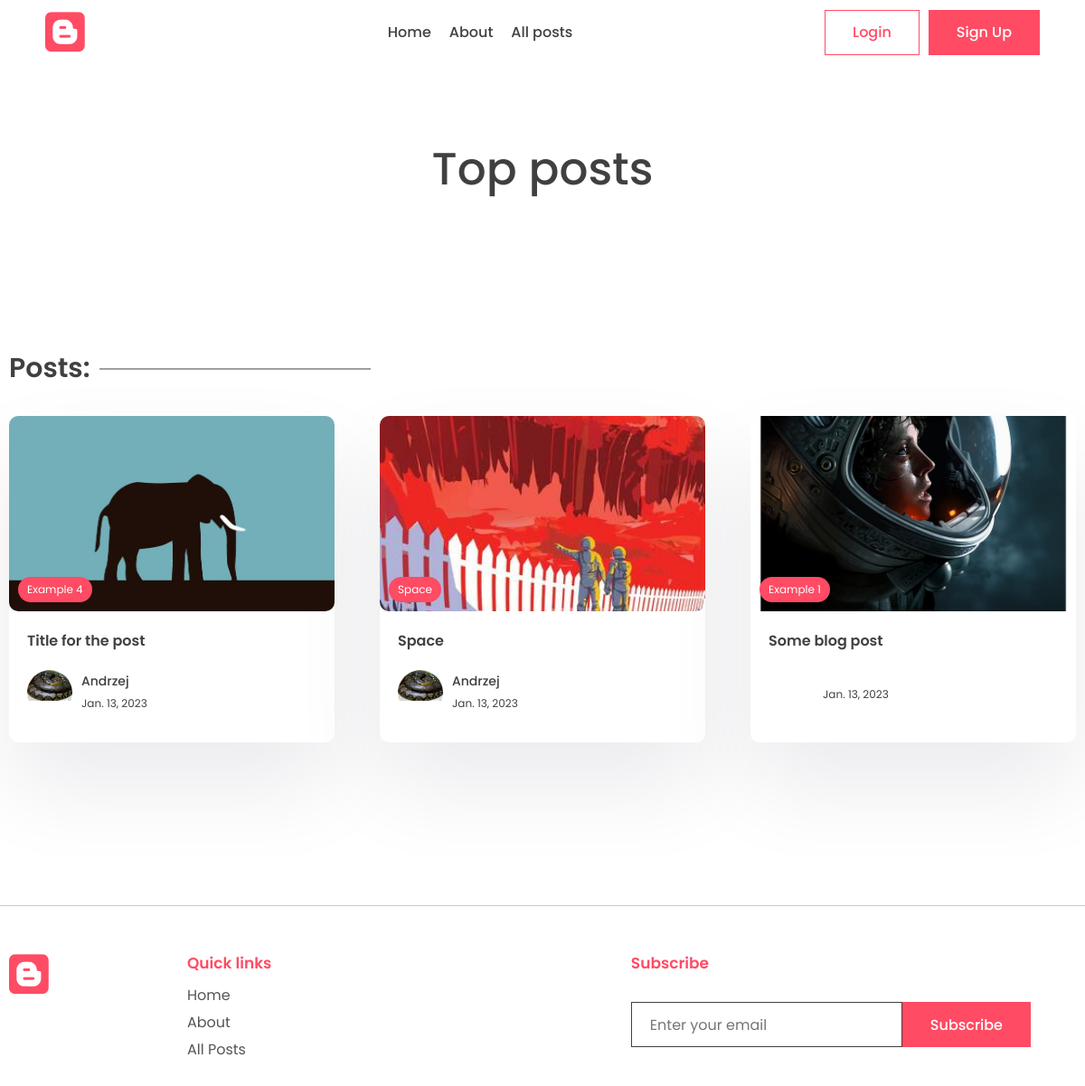
The app's page /top-posts/, older data.
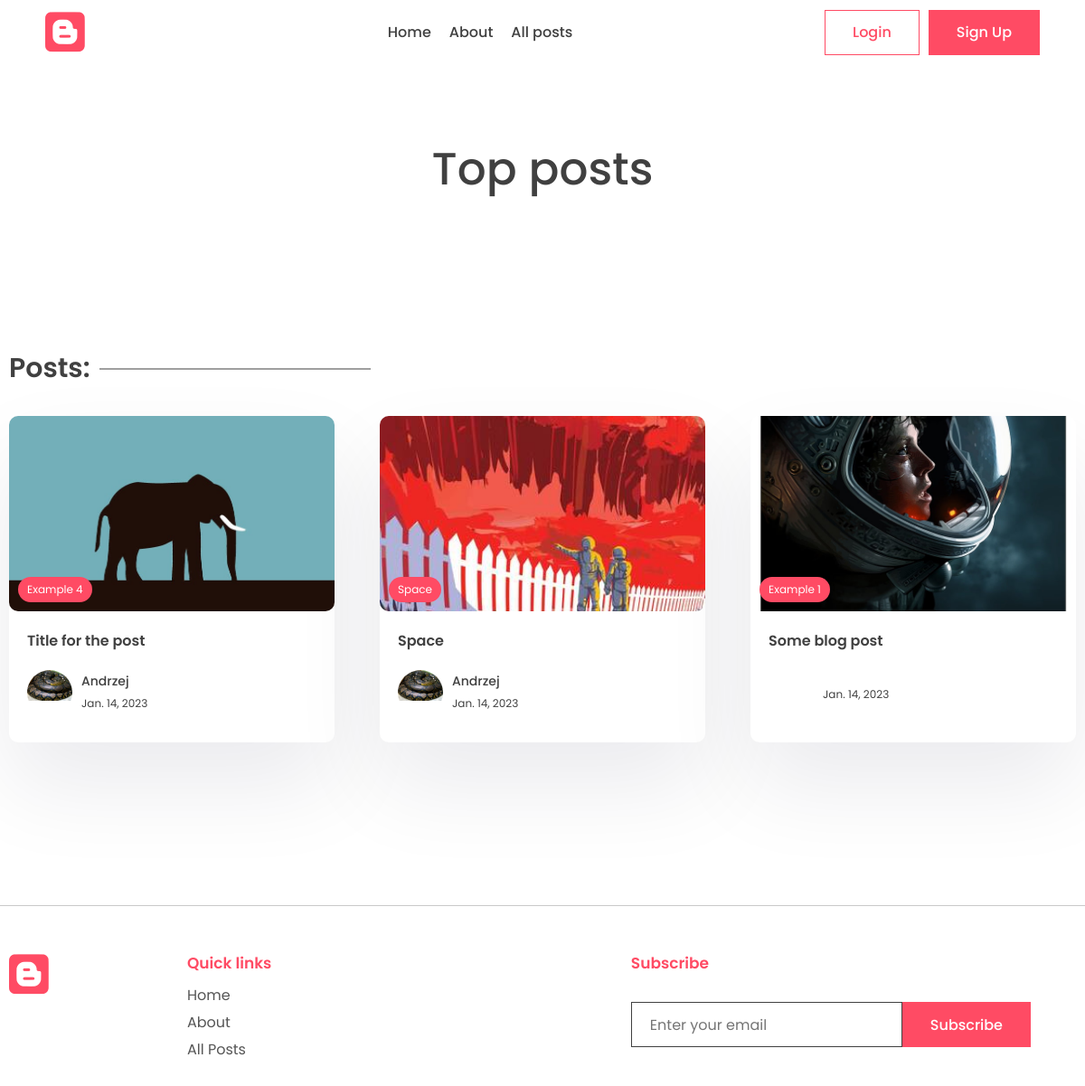
The same page, newer data.
### app/models.py (models this page shows, shortened)
class Post(models.Model):
    title = models.CharField(max_length=200)
    content = tinymce_models.HTMLField()
    last_updated = models.DateTimeField(auto_now=True)
    slug = models.SlugField(max_length=200, unique=True)
    image = models.ImageField(upload_to="images/", default="images/no_image.jpg")
    view_count = models.IntegerField(null=True, blank=True)
    is_featured = models.BooleanField(default=False)
    tags = models.ManyToManyField(Tag, related_name="post")
    author = models.ForeignKey(User, on_delete=models.CASCADE, null=True, blank=True)
    likes = models.ManyToManyField(User, related_name="blog_post")
    bookmarks = models.ManyToManyField(User, related_name="bookmarks", blank=True)

class Tag(models.Model):
    name = models.CharField(max_length=100)
    description = models.CharField(max_length=100)
    slug = models.SlugField(max_length=200, unique=True)

class Profile(models.Model):
    user = models.OneToOneField(User, on_delete=models.CASCADE)
    profile_image = models.ImageField(null=True, blank=True, upload_to="images/")
    slug = models.SlugField(max_length=200, unique=True)
    bio = models.CharField(max_length=200)

### app/views.py (the view)
# urls.py: path("top-posts/", views.top_posts_view, name="top_posts"),
def top_posts_view(request):
    top_posts = Post.objects.all().order_by("-view_count")
    context = {"top_posts": top_posts}
    return render(request, "app/top_posts.html", context)

### app/templates/app/top_posts.html (shortened to what this page needs)
{% extends 'base.html' %}
{% block content %}
<main class="sp">
    <div class="container">
        <center>
            <div class="typo">
                <h1 class="title">Top posts</h1>
            </div>
        </center>
    </div>
</main>
<section class="sp">
    <div class="container">
        <h1 class="sec-title">Posts:</h1>
        <div class="grid-3">
            {% for post in top_posts %}
            <a href="{% url 'post_page' post.slug %}">
                <div class="card">
                    <div class="post-img">
                        {% if post.image %}
                        <img src="{{post.image.url}}" alt="" />
                        {% endif %}
                        <div class="tag">{{post.tags.all.0.name}}</div>
                    </div>
                    <div class="card-content">
                        <h3>
                            {{post.title}}
                        </h3>
                        <div class="author">
                            <div class="profile-pic">
                                <img src="{{post.author.profile.profile_image.url}}" alt="" />
                            </div>
                            <div class="details">
                                <p>{{post.author.first_name}}</p>
                                <small>{{post.last_updated|date}}</small>
                            </div>
                        </div>
                    </div>
                </div>
            </a>
            {% endfor %}
        </div>
    </div>
</section>
{% endblock content %}

### templates/base.html (shortened to what this page needs)
{% load static %}
<!DOCTYPE html>
<html lang="en">
<head>
  <link rel="stylesheet" href="{% static 'app/style.css' %}" />
  <link rel="stylesheet" href="https://unicons.iconscout.com/release/v2.1.6/css/unicons.css" />
  <link rel="stylesheet" href="https://cdnjs.cloudflare.com/ajax/libs/font-awesome/6.1.1/css/all.min.css"
 />
</head>
<body>
  <header>
    <div class="container container-fluid">
      <a class="logo" href="{% url 'index' %}">
        <i class="fa-brands fa-blogger"></i>
      </a>
      <div class="links">
        <a href="{% url 'index' %}">Home</a>
        <a href="{% url 'about' %}">About</a>
        <a href="{% url 'all_posts' %}">All posts</a>
      </div>
      <div class="action-btn">
        {% if not request.user.is_authenticated %}
        <a href="{% url 'login' %}">
          <button class="btn btn-scoundary">Login</button>
        </a>
        <a href="{% url 'signup' %}">
          <button class="btn btn-primary">Sign Up</button>
        </a>
        {% else %}
        <a href="{% url 'logout' %}">
          <button class="btn btn-scoundary" id="logout_id">Logout</button>
        </a>
        {% endif %}
      </div>
    </div>
  </header>
  {% block content %}
  {% endblock content %}
  <footer>
    <div class="container">
      <div class="grid-4">
        <div class="logo f-logo">
          <i class="fa-brands fa-blogger"></i>
        </div>
        <div class="link">
          <h2>Quick links</h2>
          <div class="q-link">
            <a href="{% url 'index' %}">Home</a>
            <a href="{% url 'about' %}">About</a>
            <a href="">All Posts</a>
          </div>
        </div>
        <div class="news-signup">
          <h2>Subscribe</h2>
          <div class="newsletter">
            <form method="POST">
              <input type="email" name="email" maxlength="100" placeholder="Enter your email" required=""
                id="id_email" />
              <button class="btn btn-primary">Subscribe</button>
            </form>
          </div>
        </div>
      </div>
    </div>
  </footer>
</body>
</html>

### app/static/app/style.css (style rules this page uses)
* { margin: 0; padding: 0; box-sizing: border-box; text-decoration: none; border: none; outline: none; list-style: none; font-family: "Poppins", sans-serif; color: var(--black); }
:root { --red: #ff4b64; --black: #404040; --des: #555555; --shadow: #ffffff1a 0px 1px 1px 0px inset, #32325d40 0px 50px 100px -20px, #0000004d 0px 30px 60px -30px; --shadow2: rgba(17, 12, 46, 0.084) 0px 48px 100px 0px; }
html { font-size: 62.5%; }
[class*="grid"] { display: grid; }
img { width: 100%; }
.container { max-width: 1220px; margin: auto; padding: 0 10px; }
.container-fluid { max-width: 100%; padding: 0 5rem; }
p, a { font-size: 1.6rem; color: var(--des); }
input, textarea { font-size: 1.6rem; color: var(--black); }
header { padding: 1rem 0; position: fixed; width: 100%; z-index: 99999; background: white; top: 0rem; }
header .container { display: flex; align-items: center; justify-content: space-between; }
.logo { width: 20rem; }
.logo i { font-size: 5rem; color: var(--red); }
.btn { cursor: pointer; height: 5rem; padding: 0 3rem; font-size: 1.6rem; font-weight: 500; border: 1px solid var(--red); display: flex; align-items: center; justify-content: center; gap: 1rem; }
.btn-primary { background: var(--red); color: white; }
.btn-scoundary { background: transparent; color: var(--red); }
.action-btn, .links { display: flex; align-items: center; gap: 1rem; }
.links { gap: 2rem; }
.links a { color: var(--black); font-size: 1.6rem; font-weight: 500; }
.typo { width: 50%; margin-top: 5rem; }
.title { font-size: 5rem; font-weight: 500; }
.newsletter form { display: flex; align-items: center; justify-content: center; margin-top: 3rem; }
.newsletter input { border: 1px solid var(--black); height: 5rem; width: 30rem; padding: 0 2rem; }
.sp { padding: 8rem 0; }
.post-img { height: 40rem; width: 100%; overflow: hidden; border-radius: 1rem; }
.post-img img { height: 100%; object-fit: cover; object-position: center; }
.sec-title { font-size: 3rem; font-weight: 600; position: relative; width: fit-content; margin-bottom: 3rem; }
.sec-title::after { content: ""; position: absolute; right: -31rem; height: 1px; width: 30rem; background: var(--black); top: 50%; transform: translateY(-50%); }
.grid-3 { grid-template-columns: repeat(3, 1fr); gap: 5rem; }
.grid-4 { grid-template-columns: repeat(3, 1fr); gap: 5rem; }
.card { background: white; box-shadow: var(--shadow2); border-radius: 1rem; cursor: pointer; transition: 0.3s; }
.post-img { position: relative; }
.tag { position: absolute; bottom: 1rem; left: 1rem; background: var(--red); color: white; border-radius: 5rem; padding: 0.5rem 1rem; font-size: 1.2rem; }
.card-content { padding: 2rem; padding-bottom: 3rem; }
.card h3 { font-size: 1.6rem; font-weight: 600; }
.card .post-img { width: 100%; height: unset; aspect-ratio: 1/0.6; }
.author { display: flex; align-items: center; gap: 1rem; margin-top: 2rem; }
.profile-pic { width: 5rem; aspect-ratio: 1/1; border-radius: 50%; overflow: hidden; }
.author p { color: var(--black); font-weight: 500; font-size: 1.4rem; }
.author small { color: var(--black); font-size: 1.2rem; }
.grid-4 { grid-template-columns: 1fr 3fr 3fr auto; align-items: flex-start; }
.logo { width: 10rem; }
.q-link { display: flex; justify-content: space-around; flex-direction: column; gap: 0.5rem; margin-top: 1rem; }
.link h2, .news-signup h2 { color: var(--red); font-weight: 600; font-size: 1.7rem; }
.news-signup .newsletter { margin-top: 1.5rem; }
footer { padding: 5rem 0; margin-top: 5rem; }
footer .container { border-top: 1px solid #00000036; padding-top: 5rem; }
main { padding-top: 10rem !important; }
.post-img { width: 100%; height: 500px; }

Row changes from the older to the newer data that the page shows:
changed Post "Title for the post": last_updated "Jan. 13, 2023" → "Jan. 14, 2023"
changed Post "Space": last_updated "Jan. 13, 2023" → "Jan. 14, 2023"
changed Post "Some blog post": last_updated "Jan. 13, 2023" → "Jan. 14, 2023"
